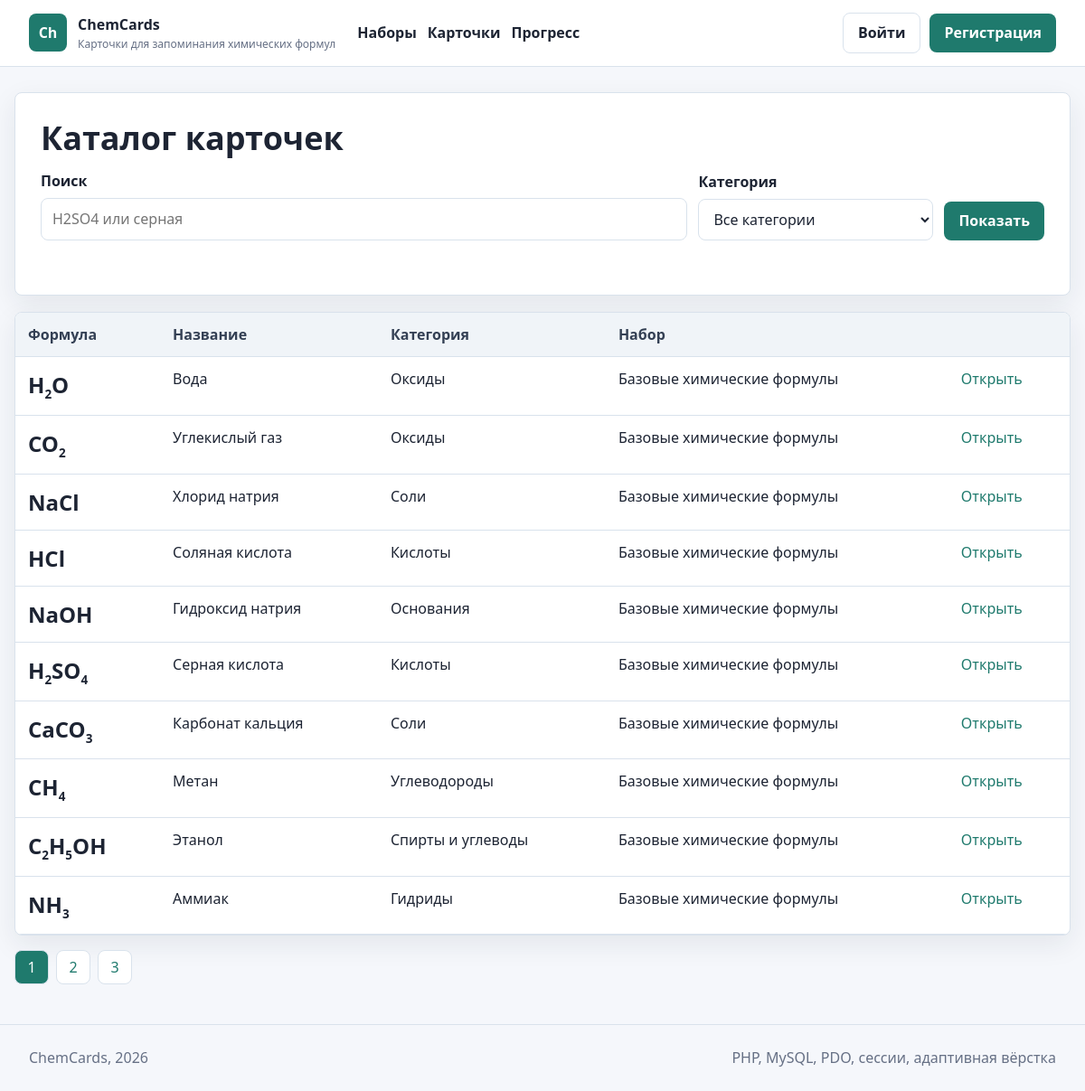
/cards.php, run on the app's committed database.
### tables this page shows
CREATE TABLE flashcards (
  id INT UNSIGNED AUTO_INCREMENT PRIMARY KEY,
  set_id INT UNSIGNED NOT NULL,
  category_id INT UNSIGNED NOT NULL,
  formula VARCHAR(80) NOT NULL,
  name VARCHAR(160) NOT NULL,
  difficulty TINYINT UNSIGNED NOT NULL DEFAULT 1,
  created_at TIMESTAMP NOT NULL DEFAULT CURRENT_TIMESTAMP,
  updated_at TIMESTAMP NULL DEFAULT NULL ON UPDATE CURRENT_TIMESTAMP,
  INDEX idx_flashcards_formula (formula),
  INDEX idx_flashcards_name (name),
  CONSTRAINT fk_flashcards_set
    FOREIGN KEY (set_id) REFERENCES flashcard_sets(id)
    ON DELETE CASCADE,
  CONSTRAINT fk_flashcards_category
    FOREIGN KEY (category_id) REFERENCES categories(id)
    ON DELETE RESTRICT
);

CREATE TABLE categories (
  id INT UNSIGNED AUTO_INCREMENT PRIMARY KEY,
  name VARCHAR(80) NOT NULL UNIQUE,
  description VARCHAR(255) NULL
);

CREATE TABLE flashcard_sets (
  id INT UNSIGNED AUTO_INCREMENT PRIMARY KEY,
  user_id INT UNSIGNED NULL,
  name VARCHAR(120) NOT NULL,
  description TEXT NULL,
  is_public TINYINT(1) NOT NULL DEFAULT 0,
  created_at TIMESTAMP NOT NULL DEFAULT CURRENT_TIMESTAMP,
  updated_at TIMESTAMP NULL DEFAULT NULL ON UPDATE CURRENT_TIMESTAMP,
  CONSTRAINT fk_sets_user
    FOREIGN KEY (user_id) REFERENCES users(id)
    ON DELETE CASCADE
);

### includes/functions.php (called while the page is built, shortened)
<?php
require_once __DIR__ . '/db.php';
function h($value): string
{
    return htmlspecialchars((string) $value, ENT_QUOTES, 'UTF-8');
}
function app_url(string $path = ''): string
{
    return BASE_URL . '/' . ltrim($path, '/');
}
function current_user(): ?array
{
    static $loaded = false;
    static $user = null;
    if ($loaded) {
        return $user;
    }
    $loaded = true;
    if (empty($_SESSION['user_id'])) {
        return null;
    }
    $stmt = get_pdo()->prepare('SELECT id, username, email, role, created_at FROM users WHERE id = ?');
    $stmt->execute([$_SESSION['user_id']]);
    $user = $stmt->fetch() ?: null;
    return $user;
}
function is_admin(): bool
{
    $user = current_user();
    return $user && $user['role'] === 'admin';
}
function render_formula(string $formula): string
{
    $safe = h($formula);
    return preg_replace('/(\d+)/', '<sub>$1</sub>', $safe) ?? $safe;
}
function set_accessible_where(?array $user): array
{
    if (!$user) {
        return ['s.is_public = 1', []];
    }
    return ['(s.is_public = 1 OR s.user_id = ?)', [$user['id']]];
}

### includes/db.php (called while the page is built, shortened)
<?php
function get_pdo(): PDO
{
    static $pdo = null;
    if ($pdo instanceof PDO) {
        return $pdo;
    }
    $dsn = 'mysql:host=' . DB_HOST . ';dbname=' . DB_NAME . ';charset=utf8mb4';
    $pdo = new PDO($dsn, DB_USER, DB_PASS, [
        PDO::ATTR_ERRMODE => PDO::ERRMODE_EXCEPTION,
        PDO::ATTR_DEFAULT_FETCH_MODE => PDO::FETCH_ASSOC,
        PDO::ATTR_EMULATE_PREPARES => false,
    ]);
    return $pdo;
}

### cards.php (the view, shortened to what this page needs)
<?php
require_once __DIR__ . '/includes/functions.php';
$user = current_user();
$query = trim($_GET['q'] ?? '');
$categoryId = (int) ($_GET['category_id'] ?? 0);
$page = max(1, (int) ($_GET['page'] ?? 1));
$perPage = 10;
$offset = ($page - 1) * $perPage;
[$accessWhere, $accessParams] = set_accessible_where($user);
$where = [$accessWhere];
$params = $accessParams;
$countSql = 'SELECT COUNT(*)
             FROM flashcards f
             JOIN flashcard_sets s ON s.id = f.set_id
             WHERE ' . implode(' AND ', $where);
$countStmt = get_pdo()->prepare($countSql);
$countStmt->execute($params);
$total = (int) $countStmt->fetchColumn();
$pages = max(1, (int) ceil($total / $perPage));
$sql = 'SELECT f.*, c.name AS category, s.name AS set_name
        FROM flashcards f
        JOIN categories c ON c.id = f.category_id
        JOIN flashcard_sets s ON s.id = f.set_id
        WHERE ' . implode(' AND ', $where) . '
        ORDER BY f.id
        LIMIT ' . $perPage . ' OFFSET ' . $offset;
$stmt = get_pdo()->prepare($sql);
$stmt->execute($params);
$cards = $stmt->fetchAll();
include __DIR__ . '/includes/header.php';
?>
<section class="panel">
    <h1>Каталог карточек</h1>
    <form class="filters" method="get">
        <div class="field">
            <label for="q">Поиск</label>
            <input id="q" name="q" value="<?= h($query) ?>" placeholder="H2SO4 или серная">
        </div>
        <div class="field">
            <label for="category_id">Категория</label>
            <select id="category_id" name="category_id">
                <option value="0">Все категории</option>
            </select>
        </div>
        <div class="field">
            <label>&nbsp;</label>
            <button type="submit">Показать</button>
        </div>
    </form>
</section>
<section class="table-wrap" style="margin-top: 18px;">
    <table>
        <thead>
        <tr>
            <th>Формула</th>
            <th>Название</th>
            <th>Категория</th>
            <th>Набор</th>
            <th></th>
        </tr>
        </thead>
        <tbody>
        <?php foreach ($cards as $card): ?>
            <tr>
                <td class="formula" style="font-size: 24px;"><?= render_formula($card['formula']) ?></td>
                <td><?= h($card['name']) ?></td>
                <td><?= h($card['category']) ?></td>
                <td><?= h($card['set_name']) ?></td>
                <td><a href="<?= h(app_url('card.php?id=' . $card['id'])) ?>">Открыть</a></td>
            </tr>
        <?php endforeach; ?>
        </tbody>
    </table>
</section>
<?php if ($pages > 1): ?>
    <nav class="pagination">
        <?php for ($i = 1; $i <= $pages; $i++): ?>
            <?php
            $url = 'cards.php?' . http_build_query(['q' => $query, 'category_id' => $categoryId, 'page' => $i]);
            ?>
            <?php if ($i === $page): ?>
                <span class="current"><?= h((string) $i) ?></span>
            <?php else: ?>
                <a href="<?= h(app_url($url)) ?>"><?= h((string) $i) ?></a>
            <?php endif; ?>
        <?php endfor; ?>
    </nav>
<?php endif; ?>
<?php include __DIR__ . '/includes/footer.php'; ?>

### includes/header.php (shortened to what this page needs)
<?php
$user = current_user();
?>
<!doctype html>
<html lang="ru">
<head>
    <link rel="stylesheet" href="<?= h(app_url('css/style.css')) ?>">
</head>
<body>
<header class="topbar">
    <a class="brand" href="<?= h(app_url('index.php')) ?>">
        <span class="brand-mark">Ch</span>
        <span>
            <strong><?= h(APP_NAME) ?></strong>
            <small><?= h(APP_SUBTITLE) ?></small>
        </span>
    </a>
    <nav class="nav">
        <a href="<?= h(app_url('sets.php')) ?>">Наборы</a>
        <a href="<?= h(app_url('cards.php')) ?>">Карточки</a>
        <a href="<?= h(app_url('stats.php')) ?>">Прогресс</a>
    </nav>
    <div class="account">
        <?php if ($user): ?>
            <span><?= h($user['username']) ?></span>
            <a class="button ghost" href="<?= h(app_url('logout.php')) ?>">Выйти</a>
        <?php else: ?>
            <a class="button ghost" href="<?= h(app_url('login.php')) ?>">Войти</a>
            <a class="button" href="<?= h(app_url('register.php')) ?>">Регистрация</a>
        <?php endif; ?>
    </div>
</header>
<main class="container">

### includes/footer.php
<?php $year = date('Y'); ?>
</main>
<footer class="footer">
    <span><?= h(APP_NAME) ?>, <?= h((string) $year) ?></span>
    <span>PHP, MySQL, PDO, сессии, адаптивная вёрстка</span>
</footer>
</body>
</html>

### css/style.css (style rules this page uses)
:root { --bg: #f5f7fb; --surface: #ffffff; --surface-soft: #eef5f2; --ink: #1d2433; --muted: #667085; --line: #d9e2ec; --primary: #1f7a6d; --primary-dark: #155f54; --accent: #b64b2a; --warning: #a56b00; --danger: #b42318; --success: #157347; --shadow: 0 10px 30px rgba(22, 34, 51, 0.08); }
* { box-sizing: border-box; }
body { margin: 0; background: var(--bg); color: var(--ink); font-family: "Segoe UI", Arial, sans-serif; line-height: 1.55; }
a { color: var(--primary); text-decoration: none; }
.topbar { position: sticky; top: 0; z-index: 10; display: flex; align-items: center; gap: 24px; padding: 14px 32px; background: rgba(255, 255, 255, 0.94); border-bottom: 1px solid var(--line); backdrop-filter: blur(12px); }
.brand { display: flex; align-items: center; gap: 12px; min-width: 240px; color: var(--ink); }
.brand-mark { display: grid; width: 42px; height: 42px; place-items: center; border-radius: 8px; background: var(--primary); color: #ffffff; font-weight: 800; }
.brand small { display: block; color: var(--muted); font-size: 12px; }
.nav { display: flex; flex: 1; flex-wrap: wrap; gap: 12px; }
.nav a { color: var(--ink); font-weight: 600; }
.account { display: flex; align-items: center; gap: 10px; white-space: nowrap; }
.container { width: min(1180px, calc(100% - 32px)); margin: 28px auto 44px; }
.footer { display: flex; justify-content: space-between; gap: 16px; padding: 24px 32px; border-top: 1px solid var(--line); color: var(--muted); }
.panel, .card, .table-wrap, .form-panel { background: var(--surface); border: 1px solid var(--line); border-radius: 8px; box-shadow: var(--shadow); }
.panel { padding: 28px; }
h1, h2, h3 { margin: 0 0 14px; line-height: 1.2; }
h1 { font-size: 36px; }
.button, button, input[type="submit"] { display: inline-flex; min-height: 40px; align-items: center; justify-content: center; gap: 8px; border: 0; border-radius: 8px; padding: 9px 16px; background: var(--primary); color: #ffffff; font: inherit; font-weight: 700; cursor: pointer; }
.button.ghost, button.ghost { border: 1px solid var(--line); background: #ffffff; color: var(--ink); }
.formula { font-size: 38px; font-weight: 800; letter-spacing: 0; }
.formula sub { font-size: 0.56em; }
form { margin: 0; }
.field { margin-bottom: 16px; }
label { display: block; margin-bottom: 6px; font-weight: 700; }
input, select, textarea { width: 100%; min-height: 42px; border: 1px solid var(--line); border-radius: 8px; padding: 10px 12px; background: #ffffff; color: var(--ink); font: inherit; }
.filters { display: grid; grid-template-columns: 1fr minmax(180px, 260px) auto; gap: 12px; align-items: end; margin-bottom: 16px; }
.table-wrap { overflow-x: auto; }
table { width: 100%; border-collapse: collapse; min-width: 700px; }
th, td { padding: 12px 14px; border-bottom: 1px solid var(--line); text-align: left; vertical-align: top; }
th { background: #f0f4f8; color: #344054; }
.pagination { display: flex; gap: 8px; margin-top: 16px; }
.pagination a, .pagination span { min-width: 38px; min-height: 38px; display: grid; place-items: center; border-radius: 8px; border: 1px solid var(--line); background: #ffffff; }
.pagination .current { background: var(--primary); color: #ffffff; }

### data on the page
flashcards: formula "H 2 O", name "Вода", category.name "Оксиды", set.name "Базовые химические формулы"
flashcards: formula "CO 2", name "Углекислый газ", category.name "Оксиды", set.name "Базовые химические формулы"
flashcards: formula "NaCl", name "Хлорид натрия", category.name "Соли", set.name "Базовые химические формулы"
flashcards: formula "HCl", name "Соляная кислота", category.name "Кислоты", set.name "Базовые химические формулы"
flashcards: formula "NaOH", name "Гидроксид натрия", category.name "Основания", set.name "Базовые химические формулы"
flashcards: formula "H 2 SO 4", name "Серная кислота", category.name "Кислоты", set.name "Базовые химические формулы"
flashcards: formula "CaCO 3", name "Карбонат кальция", category.name "Соли", set.name "Базовые химические формулы"
flashcards: formula "CH 4", name "Метан", category.name "Углеводороды", set.name "Базовые химические формулы"
flashcards: formula "C 2 H 5 OH", name "Этанол", category.name "Спирты и углеводы", set.name "Базовые химические формулы"
flashcards: formula "NH 3", name "Аммиак", category.name "Гидриды", set.name "Базовые химические формулы"

### other printed values
APP_NAME "ChemCards"
APP_SUBTITLE "Карточки для запоминания химических формул"
